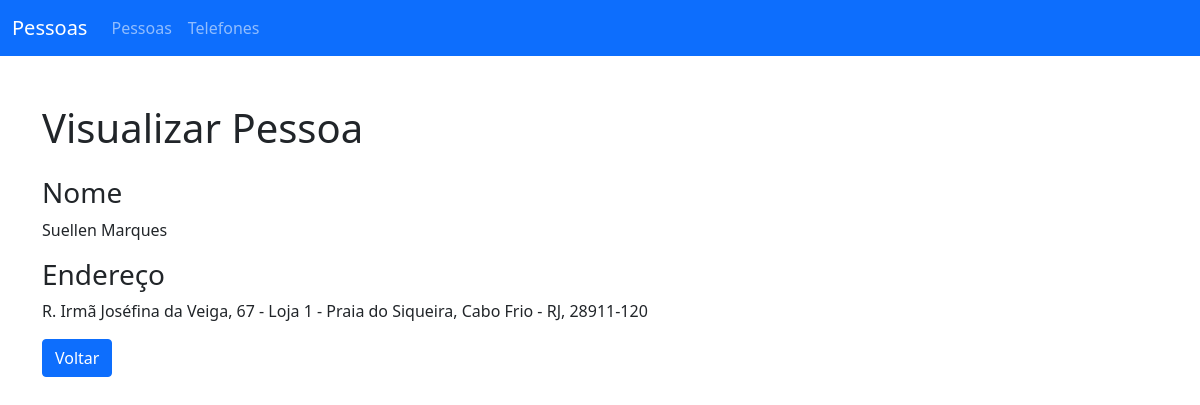
Page /persons/view.php?id=1 on the committed database.
### tables this page shows
CREATE TABLE `tbl_pessoas` (
  `p_id` int(11) NOT NULL,
  `p_nome` varchar(500) NOT NULL,
  `p_endereco` text NOT NULL
);

### persons/view.php (the view, shortened to what this page needs)
<?php require "../_helpers/index.php";
echo siteHeader("Ver Pessoa");
require("../_config/connection.php");
$product = false;
$person_id = $_GET["id"];
try {
    $query = "SELECT * FROM tbl_pessoas WHERE p_id = $person_id";
    $result = $conn->query($query);
    $product = $result->fetch_assoc();
} catch (Exception $e) {
    $error = $e->getMessage();
}
?>
    <section class="container mt-5 mb-5">
        <div class="row mb-3">
            <div class="col">
                <h1>Visualizar Pessoa</h1>
            </div>
        </div>
        <div class="mb-3">
            <h3>Nome</h3>
            <p><?= $product["p_nome"] ?></p>
        </div>
        <div class="mb-3">
            <h3>Endereço</h3>
            <p><?= $product["p_endereco"] ?></p>
        </div>
        <a href="index.php" class="btn btn-primary">Voltar</a>
    </section>
<?php require "../_partials/footer.php"; ?>

### rows in the picture
tbl_pessoas: p_nome "Suellen Marques", p_endereco "R. Irmã Joséfina da Veiga, 67 - Loja 1 - Praia do Siqueira, Cabo Frio - RJ, 28911-120"
